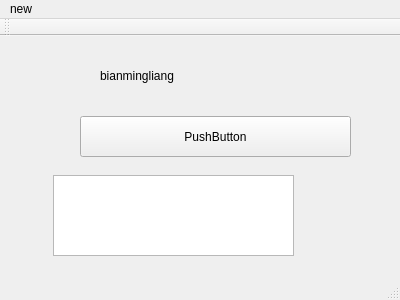
<?xml version="1.0" encoding="UTF-8"?>
<ui version="4.0">
 <class>MainWindow</class>
 <widget class="QMainWindow" name="MainWindow">
  <property name="geometry">
   <rect>
    <x>0</x>
    <y>0</y>
    <width>400</width>
    <height>300</height>
   </rect>
  </property>
  <property name="windowTitle">
   <string>MainWindow</string>
  </property>
  <widget class="QWidget" name="centralWidget">
   <widget class="QLabel" name="label">
    <property name="geometry">
     <rect>
      <x>100</x>
      <y>30</y>
      <width>151</width>
      <height>20</height>
     </rect>
    </property>
    <property name="sizePolicy">
     <sizepolicy hsizetype="MinimumExpanding" vsizetype="Preferred">
      <horstretch>0</horstretch>
      <verstretch>0</verstretch>
     </sizepolicy>
    </property>
    <property name="text">
     <string>bianmingliang</string>
    </property>
   </widget>
   <widget class="QPushButton" name="pushButton">
    <property name="geometry">
     <rect>
      <x>80</x>
      <y>80</y>
      <width>271</width>
      <height>41</height>
     </rect>
    </property>
    <property name="text">
     <string>PushButton</string>
    </property>
   </widget>
   <widget class="QPlainTextEdit" name="plainTextEdit">
    <property name="geometry">
     <rect>
      <x>53</x>
      <y>139</y>
      <width>241</width>
      <height>81</height>
     </rect>
    </property>
   </widget>
  </widget>
  <widget class="QMenuBar" name="menuBar">
   <property name="geometry">
    <rect>
     <x>0</x>
     <y>0</y>
     <width>400</width>
     <height>25</height>
    </rect>
   </property>
   <widget class="QMenu" name="menunew">
    <property name="title">
     <string>new</string>
    </property>
    <addaction name="actionaaa"/>
    <addaction name="separator"/>
    <addaction name="actionbbb"/>
   </widget>
   <addaction name="menunew"/>
  </widget>
  <widget class="QToolBar" name="mainToolBar">
   <attribute name="toolBarArea">
    <enum>TopToolBarArea</enum>
   </attribute>
   <attribute name="toolBarBreak">
    <bool>false</bool>
   </attribute>
  </widget>
  <widget class="QStatusBar" name="statusBar"/>
  <action name="actionaaa">
   <property name="text">
    <string>aaa</string>
   </property>
  </action>
  <action name="actionbbb">
   <property name="text">
    <string>bbb</string>
   </property>
  </action>
 </widget>
 <layoutdefault spacing="6" margin="11"/>
 <resources/>
 <connections/>
</ui>
